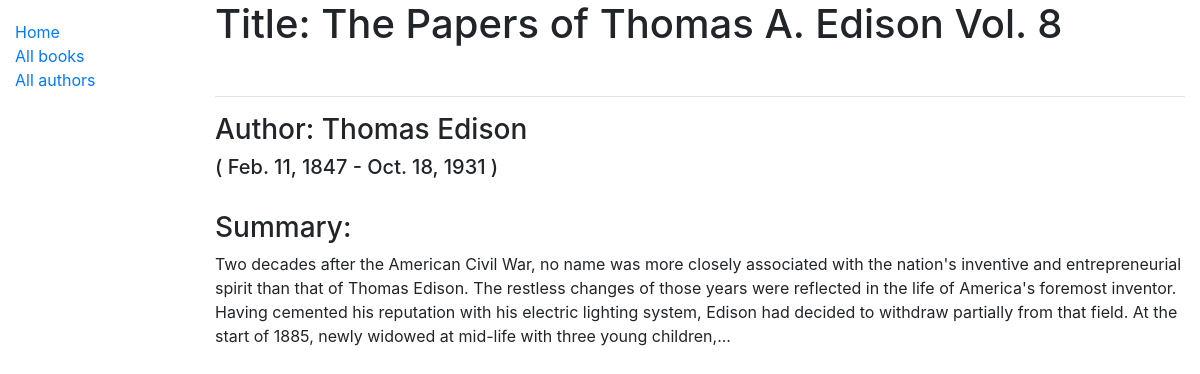
/catalog/book/1, run on the app's committed database.
### Catalog/models.py (models this page shows, shortened)
class Book(models.Model):
    title = models.CharField(max_length=200)
    author = models.ForeignKey('Author', on_delete=models.SET_NULL, null=True)
    summary = models.TextField(max_length=1000, help_text='Enter a brief description of the book')
    isbn = models.CharField('ISBN', max_length=13, help_text='13 Character <a href="https://www.isbn-international.org/content/what-isbn">ISBN number</a>')
    genre = models.ManyToManyField(Genre, help_text='Select a genre for this book')
    language = models.ManyToManyField(Translation, help_text='Select a language of that book')

class Author(models.Model):
    first_name = models.CharField(max_length=100)
    last_name = models.CharField(max_length=100)
    date_of_birth = models.DateField(null=True, blank=True)
    date_of_death = models.DateField('Died', null=True, blank=True)
    class Meta:
        ordering = ['last_name', 'first_name']

### Catalog/views.py (the view)
# urls.py: path('book/<int:pk>', views.BookDetailNewView, name='book-detail'),
def BookDetailNewView(request, pk):
    template_name = 'Catalog/book_detail_new.html'
    data = Book.objects.filter(id=pk).values()[0]
    title = data['title']
    summary = data['summary']
    author_id = data['author_id']
    author = Author.objects.filter(id=author_id).values()[0]
    author_name = author['first_name']
    author_family = author['last_name']
    author_birth = author['date_of_birth']
    author_death = author['date_of_death']
    context = {
        'title': title,
        'summary': summary,
        'author_name': author_name,
        'author_family': author_family,
        'author_birth': author_birth,
        'author_death': author_death,
    }
    return render(request, template_name, context=context)

### Catalog/templates/Catalog/book_detail_new.html
{% extends "base_generic.html" %}
{% block content %}
    <h1>Title: {{ title }}</h1>
    <br>
    <hr>
    <h3>Author: {{ author_name }} {{ author_family }} </h3>
    <h5> ( {{ author_birth }} - {{ author_death }} ) </h5>
    <br>
    <h3>Summary: </h3>
    <p> {{ summary }} </p>
</div>
{% endblock %}

### data on the page
Book: title "The Papers of Thomas A. Edison Vol. 8", summary "Two decades after the American Civil War, no name was more closely associated with the nation's inventive and entrepreneurial spirit than that of Thomas Edison. The restless changes of those years were reflected in the life of America's foremost inventor. Having cemented his reputation with his electric lighting system, Edison had decided to withdraw partially from that field. At the start of 1885, newly widowed at mid-life with three young children,..."
Author: first_name "Thomas", last_name "Edison", date_of_birth "Feb. 11, 1847", date_of_death "Oct. 18, 1931"
